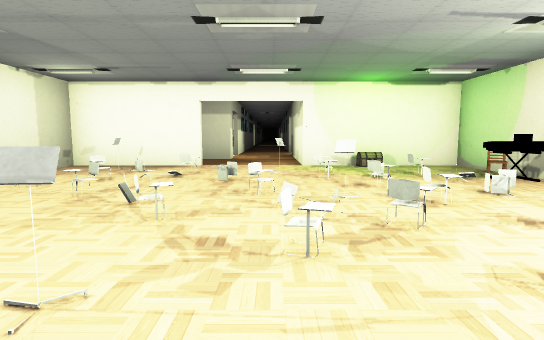
View 1 (above)

18 first-person views from a walk through a 3-D level made in the Unity game engine. The camera is 1.3 m above the floor, tilts 6° down and sees 80° across. Doors are open. The floor is counted in squares, 2 m on a side. Each view is taken from the middle of a square. On the plan, view 1 faces up. The plan holds only what a view shows up to about 10 squares ahead; the rest is blank. The place goes on beyond the plan. The player character is not drawn. Some animated figures are not drawn. Some surface patterns are stand-ins.

View 2
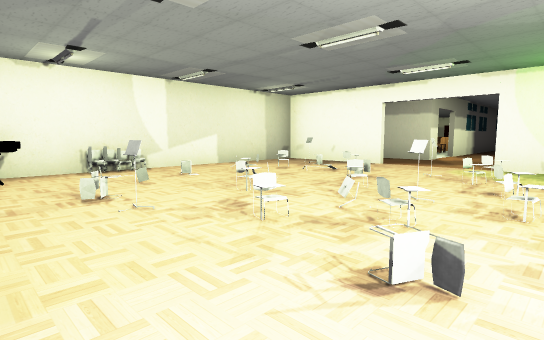

View 3
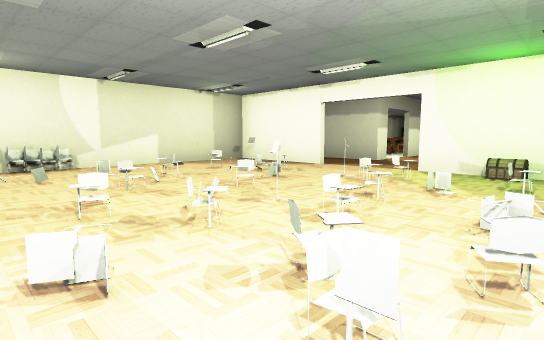

View 4
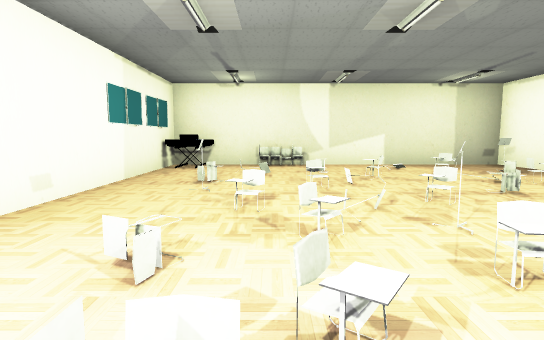

View 5
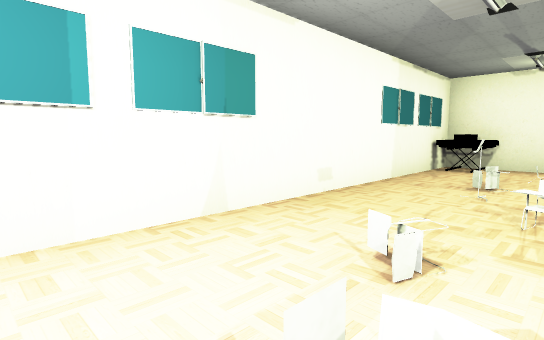

View 6
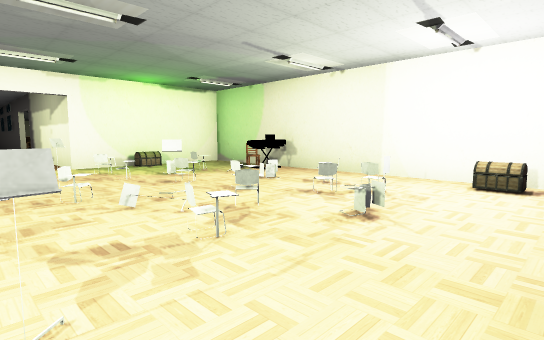

View 7
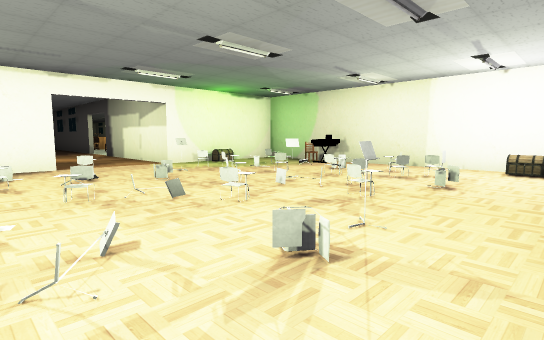

View 8
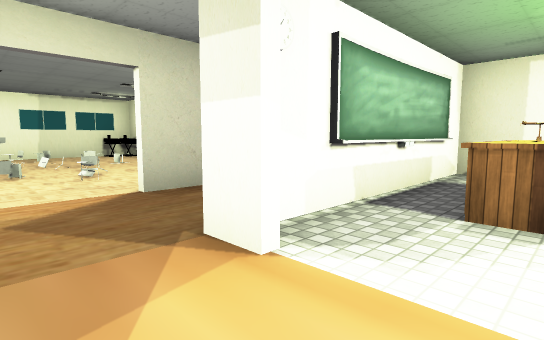

View 9
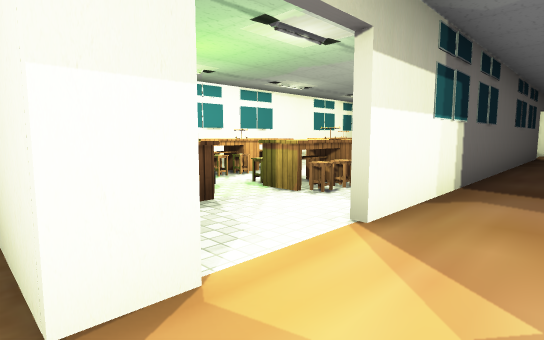

View 10
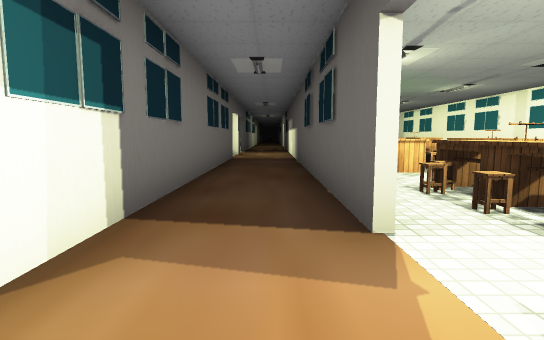

View 11
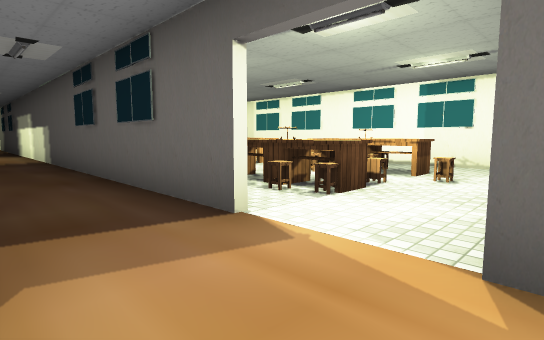

View 12
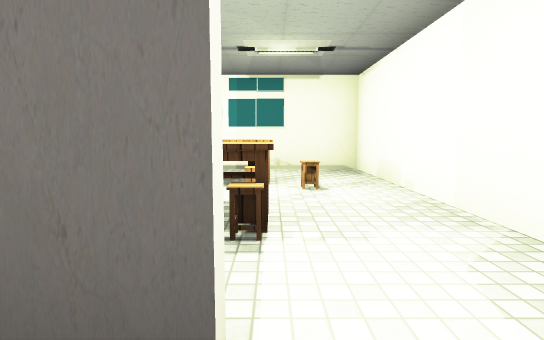

View 13
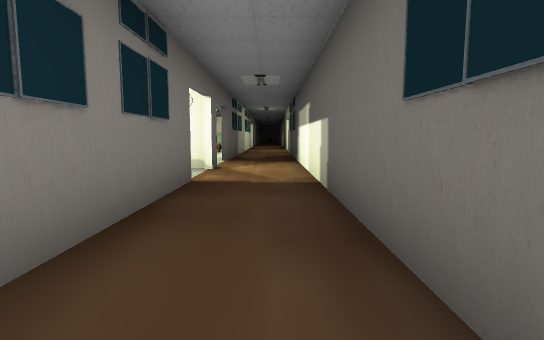

View 14
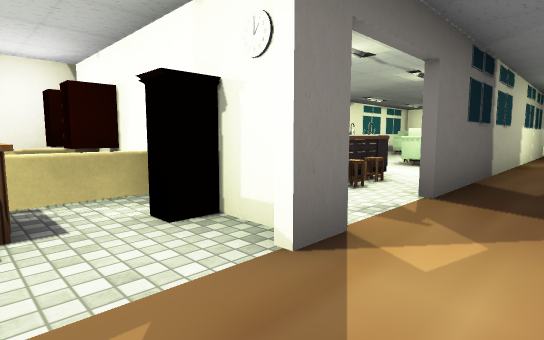

View 15
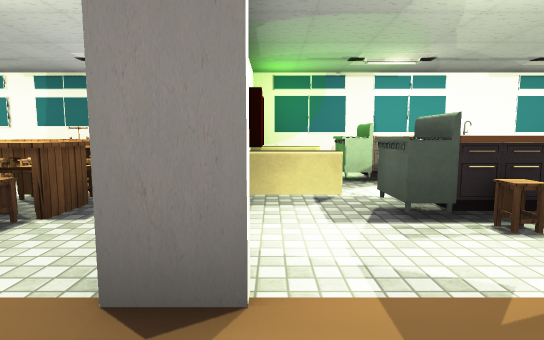

View 16
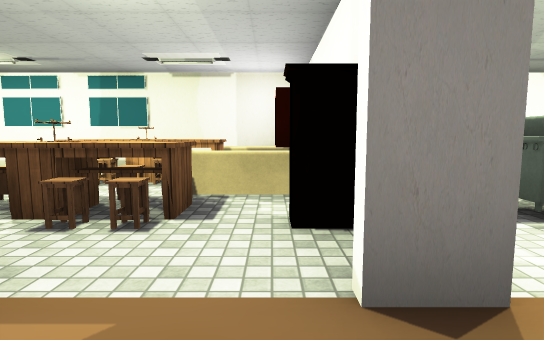

View 17
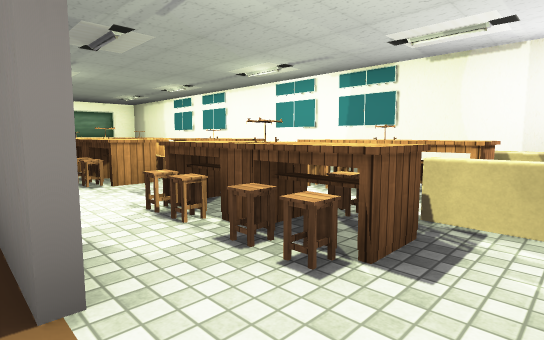

View 18
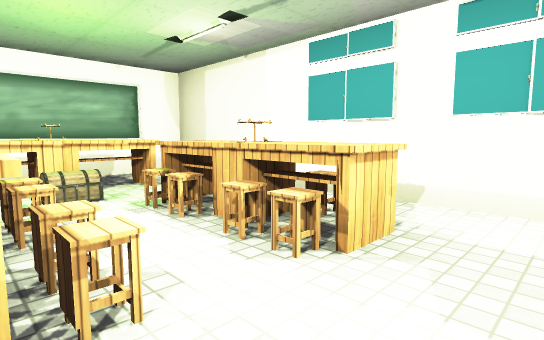

### Floor plan
Ten units are one square. View 1 is at (0, 0); x grows to the right and y downward. Boxes are objects, and circles mark ways between rooms. Rooms are numbered by the first view taken in them; rooms with no view inside come last. Other rooms are left out.
<svg viewBox="-70 -270 120 280">
<path fill="none" stroke="#000" d="M-15 -72 -44 -72 -44 2 29 2M41 -4 41 -72 7 -72M7 -130 7 -205M-12 -98 -12 -92M7 -94 7 -114M-12 -208 -12 -111M7 -72 7 -94M-12 -230 -12 -223M7 -205 7 -260M-12 -265 -12 -245M-62 -216 -62 -93 -18 -93M-12 -226 -22 -226M-62 -258 -62 -234"/>
<rect x="-45" y="-5" width="10" height="10" fill="#bbb"><title>other object</title></rect>
<rect x="-45" y="-25" width="10" height="10" fill="#bbb"><title>other object</title></rect>
<rect x="-35" y="-55" width="10" height="10" fill="#bbb"><title>other object</title></rect>
<rect x="-35" y="-65" width="10" height="10" fill="#bbb"><title>other object</title></rect>
<rect x="-25" y="-45" width="10" height="10" fill="#bbb"><title>other object</title></rect>
<rect x="-25" y="-65" width="10" height="10" fill="#bbb"><title>other object</title></rect>
<rect x="-15" y="-15" width="10" height="10" fill="#bbb"><title>other object</title></rect>
<rect x="-15" y="-35" width="10" height="10" fill="#bbb"><title>other object</title></rect>
<rect x="-5" y="-25" width="10" height="10" fill="#bbb"><title>other object</title></rect>
<rect x="-5" y="-45" width="10" height="10" fill="#bbb"><title>other object</title></rect>
<rect x="-5" y="-65" width="10" height="10" fill="#bbb"><title>other object</title></rect>
<rect x="5" y="-25" width="10" height="10" fill="#bbb"><title>other object</title></rect>
<rect x="5" y="-35" width="10" height="10" fill="#bbb"><title>other object</title></rect>
<rect x="5" y="-45" width="10" height="10" fill="#bbb"><title>other object</title></rect>
<rect x="5" y="-55" width="10" height="10" fill="#bbb"><title>other object</title></rect>
<rect x="5" y="-65" width="10" height="10" fill="#bbb"><title>other object</title></rect>
<rect x="15" y="-25" width="10" height="10" fill="#bbb"><title>other object</title></rect>
<rect x="15" y="-35" width="10" height="10" fill="#bbb"><title>other object</title></rect>
<rect x="15" y="-55" width="10" height="10" fill="#bbb"><title>other object</title></rect>
<rect x="15" y="-75" width="10" height="10" fill="#bbb"><title>other object</title></rect>
<rect x="25" y="-35" width="10" height="10" fill="#bbb"><title>other object</title></rect>
<rect x="25" y="-55" width="20" height="10" fill="#bbb"><title>other object</title></rect>
<rect x="-65" y="-225" width="10" height="10" fill="#bbb"><title>other object</title></rect>
<rect x="-55" y="-115" width="30" height="10" fill="#bbb"><title>other object</title></rect>
<rect x="-55" y="-135" width="10" height="10" fill="#bbb"><title>other object</title></rect>
<rect x="-55" y="-145" width="10" height="10" fill="#bbb"><title>other object</title></rect>
<rect x="-55" y="-195" width="10" height="10" fill="#bbb"><title>other object</title></rect>
<rect x="-55" y="-215" width="10" height="10" fill="#bbb"><title>other object</title></rect>
<rect x="-55" y="-235" width="10" height="20" fill="#bbb"><title>other object</title></rect>
<rect x="-55" y="-245" width="10" height="10" fill="#bbb"><title>other object</title></rect>
<rect x="-45" y="-125" width="10" height="10" fill="#bbb"><title>other object</title></rect>
<rect x="-45" y="-135" width="10" height="10" fill="#bbb"><title>other object</title></rect>
<rect x="-45" y="-145" width="10" height="10" fill="#bbb"><title>other object</title></rect>
<rect x="-45" y="-195" width="10" height="10" fill="#bbb"><title>other object</title></rect>
<rect x="-45" y="-205" width="10" height="10" fill="#bbb"><title>other object</title></rect>
<rect x="-45" y="-215" width="10" height="10" fill="#bbb"><title>other object</title></rect>
<rect x="-45" y="-235" width="10" height="20" fill="#bbb"><title>other object</title></rect>
<rect x="-45" y="-265" width="10" height="10" fill="#bbb"><title>other object</title></rect>
<rect x="-35" y="-125" width="10" height="10" fill="#bbb"><title>other object</title></rect>
<rect x="-35" y="-135" width="10" height="10" fill="#bbb"><title>other object</title></rect>
<rect x="-35" y="-145" width="10" height="10" fill="#bbb"><title>other object</title></rect>
<rect x="-35" y="-175" width="10" height="10" fill="#bbb"><title>other object</title></rect>
<rect x="-35" y="-195" width="10" height="10" fill="#bbb"><title>other object</title></rect>
<rect x="-35" y="-215" width="10" height="10" fill="#bbb"><title>other object</title></rect>
<rect x="-35" y="-245" width="10" height="10" fill="#bbb"><title>other object</title></rect>
<rect x="-35" y="-265" width="10" height="10" fill="#bbb"><title>other object</title></rect>
<rect x="-25" y="-125" width="10" height="10" fill="#bbb"><title>other object</title></rect>
<rect x="-25" y="-135" width="10" height="10" fill="#bbb"><title>other object</title></rect>
<rect x="-25" y="-175" width="10" height="10" fill="#bbb"><title>other object</title></rect>
<rect x="-25" y="-195" width="10" height="10" fill="#bbb"><title>other object</title></rect>
<rect x="-25" y="-205" width="10" height="10" fill="#bbb"><title>other object</title></rect>
<rect x="-25" y="-215" width="10" height="10" fill="#bbb"><title>other object</title></rect>
<rect x="-25" y="-225" width="10" height="10" fill="#bbb"><title>other object</title></rect>
<rect x="-25" y="-255" width="10" height="10" fill="#bbb"><title>other object</title></rect>
<circle cx="-10" cy="-70" r="3" fill="#2a7"/>
<circle cx="0" cy="-70" r="3" fill="#2a7"/>
<circle cx="0" cy="-100" r="3" fill="#2a7"/>
<circle cx="0" cy="-210" r="3" fill="#2a7"/>
<circle cx="-17" cy="-103" r="3" fill="#2a7"/>
<circle cx="-10" cy="-210" r="3" fill="#2a7"/>
<circle cx="-10" cy="-220" r="3" fill="#2a7"/>
<circle cx="-10" cy="-240" r="3" fill="#2a7"/>
<text x="0" y="-30">1</text>
<text x="0" y="-150">2</text>
<text x="-10" y="-80">3</text>
<text x="0" y="-230">4</text>
<text x="-40" y="-180">5</text>
</svg>
Room 1 opens to room 3. Room 2 opens to room 3. Room 2 opens to room 4. Room 2 opens to room 5. Room 4 opens to room 5.

Where each view was taken, in squares from view 1:
view 1: 0 up, 0 right, facing up
view 2: 0 up, 2 right, facing up-left
view 3: 1 up, 3 right, facing up-left
view 4: 2 up, 3 right, facing left
view 5: 2 up, 3 right, facing down-left
view 6: 0 up, 1 left, facing up-right
view 7: 0 up, 3 left, facing up-right
view 8: 11 up, 0 right, facing down-left
view 9: 9 up, 0 right, facing up-left
view 10: 11 up, 0 right, facing up
view 11: 11 up, 1 left, facing up-right
view 12: 13 up, 0 right, facing right
view 13: 16 up, 0 right, facing up
view 14: 21 up, 0 right, facing up-left
view 15: 23 up, 0 right, facing left
view 16: 22 up, 0 right, facing left
view 17: 22 up, 1 left, facing down-left
view 18: 15 up, 3 left, facing down-left
